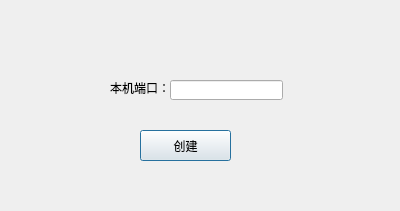
<?xml version="1.0" encoding="UTF-8"?>
<ui version="4.0">
 <class>createUdpServer</class>
 <widget class="QDialog" name="createUdpServer">
  <property name="geometry">
   <rect>
    <x>0</x>
    <y>0</y>
    <width>400</width>
    <height>211</height>
   </rect>
  </property>
  <property name="windowTitle">
   <string>Dialog</string>
  </property>
  <widget class="QLabel" name="label">
   <property name="geometry">
    <rect>
     <x>110</x>
     <y>80</y>
     <width>61</width>
     <height>16</height>
    </rect>
   </property>
   <property name="text">
    <string>本机端口：</string>
   </property>
  </widget>
  <widget class="QLineEdit" name="lineEdit_port">
   <property name="geometry">
    <rect>
     <x>170</x>
     <y>80</y>
     <width>113</width>
     <height>20</height>
    </rect>
   </property>
  </widget>
  <widget class="QPushButton" name="pushButton_create">
   <property name="geometry">
    <rect>
     <x>140</x>
     <y>130</y>
     <width>91</width>
     <height>31</height>
    </rect>
   </property>
   <property name="text">
    <string>创建</string>
   </property>
  </widget>
 </widget>
 <resources/>
 <connections/>
</ui>
